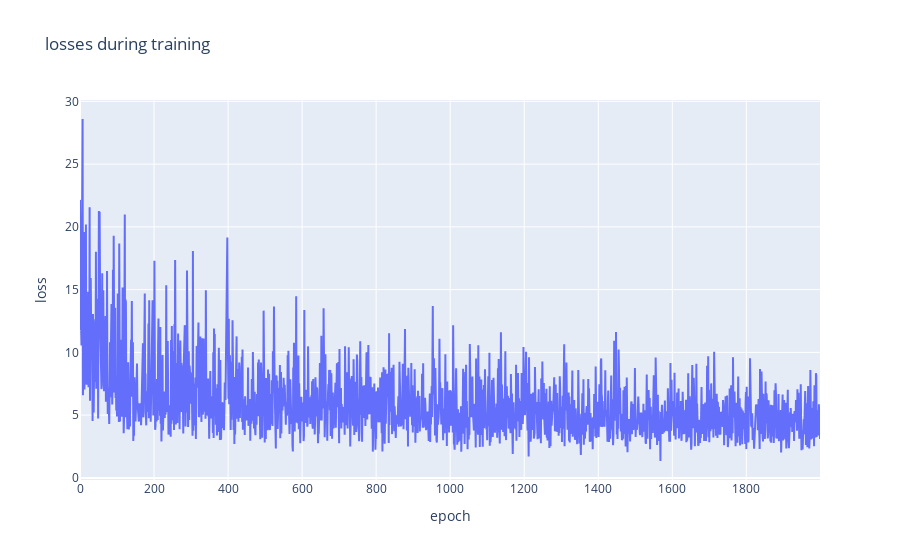

Write notebook code for a chart like this one.
### Code cell
# Visualize learning (training loss)
import plotly.graph_objects as go
from plotly.offline import iplot


losses_float = [float(loss.cpu().detach().numpy()) for loss in losses] 
loss_indices = [i for i,l in enumerate(losses_float)] 

trace = go.Scatter(x = loss_indices, y = losses_float, mode = "lines")

layout = go.Layout(title = "losses during training", xaxis=dict(title = "epoch"),
                   yaxis = dict(title = "loss"))

figure = go.Figure(data = [trace], layout=layout)

iplot(figure)

### Figure 1 — Plotly figure (JSON) as saved in the notebook; plotly's stock layout.template omitted (floating-point values rounded to 4 significant figures; data arrays with more than 128 entries replaced by an {"elided": "..."} marker saying what was removed)
{"data": [{"mode": "lines", "type": "scatter", "x": {"elided": "2000 int values"}, "y": {"elided": "2000 float values"}}], "layout": {"title": {"text": "losses during training"}, "xaxis": {"title": {"text": "epoch"}}, "yaxis": {"title": {"text": "loss"}}}}
